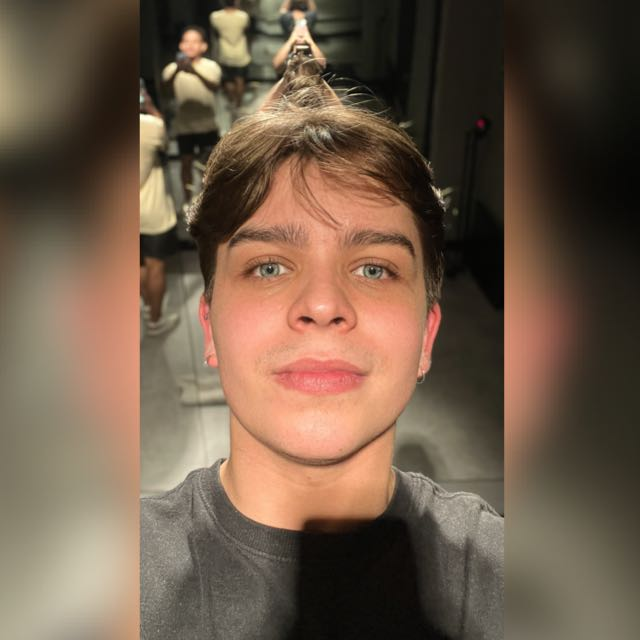
#> input picture images/foto.jpg, 640 x 640 px
$ python watershed_edge.py ../images/foto.jpg
#> lines starting #> are read from the running program, lines starting #| are printed output that depends on the picture; after the words box and inside, x2 and y2 are one past the last pixel; in counts of white or black regions, pixels touching at a corner belong together
#!/usr/bin/env python3
from PIL import Image
import sys
import numpy as np
import matplotlib.pyplot as plt

# Parâmetro: porcentagem do background (em relação ao gradiente máximo)
BACKGROUND_PERCENTAGE = 0.1

def show_images(original, edges):
    """
    Exibe a imagem original e a imagem processada lado a lado.
    """
    plt.figure(figsize=(12, 6))

    plt.subplot(1, 2, 1)
    plt.title("Imagem Original")
    plt.imshow(original, cmap='gray')
    plt.axis('off')

    plt.subplot(1, 2, 2)
    plt.title("Bordas (Watershed)")
    plt.imshow(edges, cmap='gray')
    plt.axis('off')

    plt.tight_layout()
    plt.show()

def image_to_matrix(image):
    """
    Converte a imagem em um array numpy de intensidades.
    """
    return np.array(image)

def compute_gradient(matrix):
    """
    Calcula o gradiente da imagem utilizando a diferença entre os pixels vizinhos.
    """
    grad_x = np.diff(matrix, axis=1, append=0)  # Gradiente no eixo X
    grad_y = np.diff(matrix, axis=0, append=0)  # Gradiente no eixo Y
    grad = np.abs(grad_x) + np.abs(grad_y)      # Gradiente total
    return grad

def get_neighbors(x, y, width, height):
    """
    Retorna os vizinhos (8-conectividade) de um pixel (x, y).
    """
    neighbors = []
    for dy in [-1, 0, 1]:
        for dx in [-1, 0, 1]:
            if dx == 0 and dy == 0:
                continue
            nx, ny = x + dx, y + dy
            if 0 <= nx < width and 0 <= ny < height:
                neighbors.append((nx, ny))
    return neighbors

def flood_fill(x, y, label, grad, threshold, labels):
    """
    Preenche a região com o rótulo fornecido usando flood fill.
    """
    height, width = grad.shape
    queue = [(x, y)]
    labels[y, x] = label
    while queue:
        cx, cy = queue.pop(0)  # Remoção FIFO
        for nx, ny in get_neighbors(cx, cy, width, height):
            if labels[ny, nx] == -1 and grad[ny, nx] < threshold:
                labels[ny, nx] = label
                queue.append((nx, ny))

def watershed_segmentation(image_path):
    """
    Realiza a segmentação Watershed na imagem.
    """
#> called with image_path = '../images/foto.jpg'
    # Carregar a imagem
    img = Image.open(image_path)
#> img is the input picture: PIL image 640x640 RGB; mean R, G, B 111.7, 91.1, 73.2
    if img.mode != "L":
        img = img.convert("L")
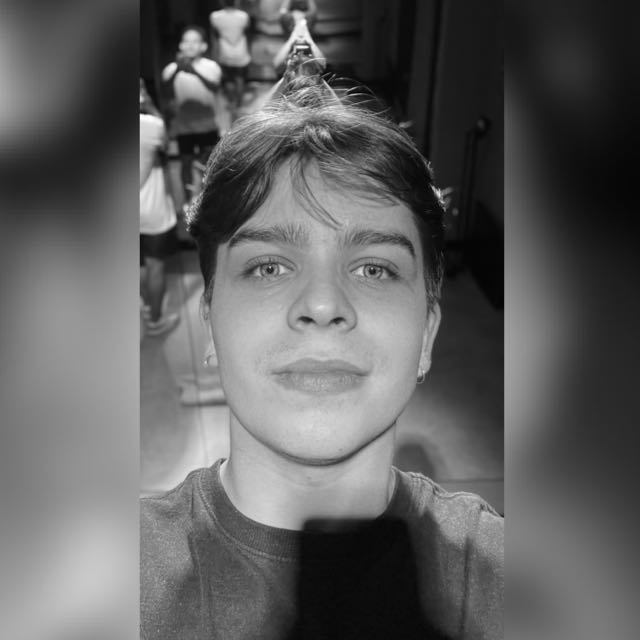
#> img: PIL image 640x640 L; min 0, max 253, mean 95.2

    matrix = image_to_matrix(img)
    height, width = matrix.shape
#> height = 640; width = 640

    # Calcular o gradiente
    grad = compute_gradient(matrix)
#> in compute_gradient, `grad_x = np.diff(matrix, axis=1, append=0)`:
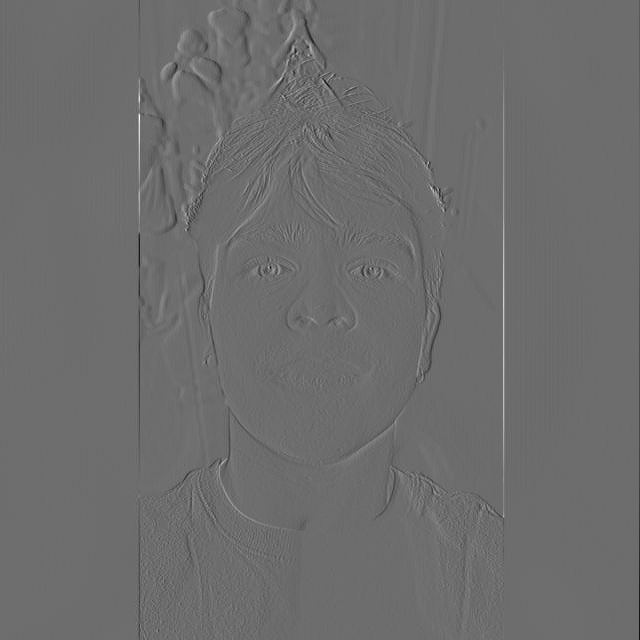
#> grad_x: shape (640, 640) int64; min -121, max 161, mean -0.2; drawn with min black and max white
#> in compute_gradient, `grad_y = np.diff(matrix, axis=0, append=0)`:
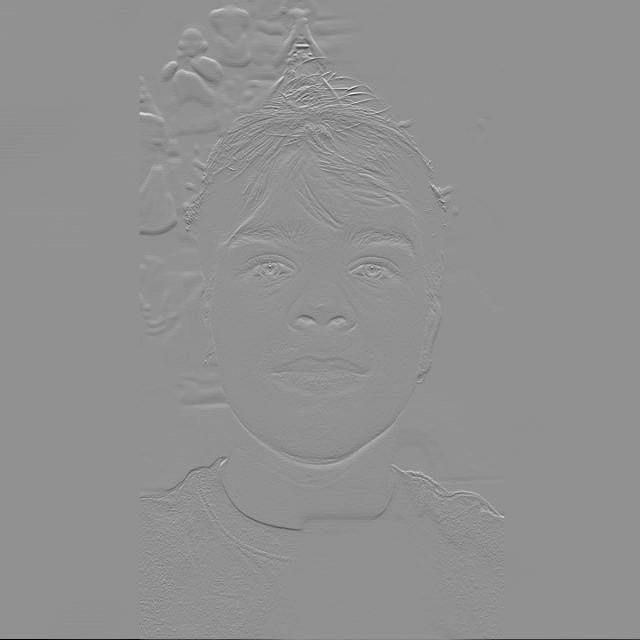
#> grad_y: shape (640, 640) int64; min -174, max 132, mean -0.1; drawn with min black and max white
#> in compute_gradient, `grad = np.abs(grad_x) + np.abs(grad_y)`:
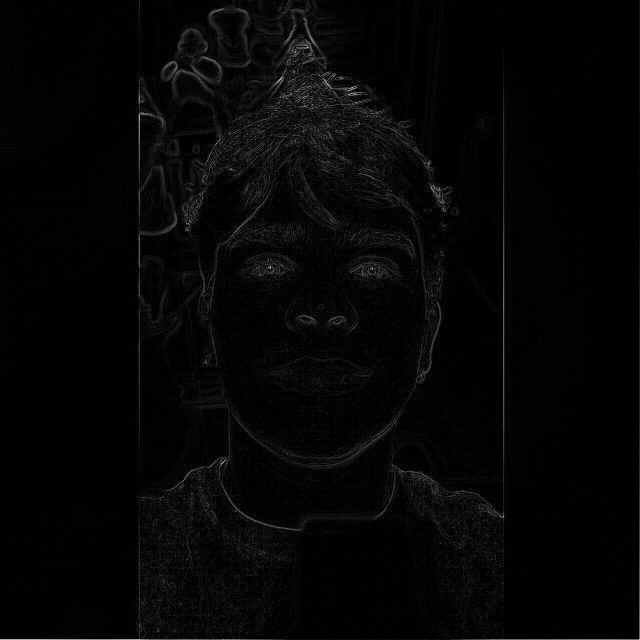
#> grad: shape (640, 640) int64; min 0, max 210, mean 5.4
    max_grad = np.max(grad)
#> max_grad = 210
    threshold = BACKGROUND_PERCENTAGE * max_grad
#> threshold = 21

    # Inicializa a matriz de rótulos (-1 significa não processado)
    labels = -np.ones((height, width), dtype=int)
    next_label = 1  # labels positivos para regiões, 0 para watershed (bordas)

    # Marcar os marcadores (regiões de background) onde o gradiente é baixo
    for y in range(height):
        for x in range(width):
            if grad[y, x] < threshold and labels[y, x] == -1:
                flood_fill(x, y, next_label, grad, threshold, labels)
                next_label += 1
#> after the loop, next_label = 366

    # Criar uma lista de pixels não marcados, ordenados pelo valor do gradiente
    pixel_list = [(grad[y, x], x, y) for y in range(height) for x in range(width) if labels[y, x] == -1]
#> pixel_list = 25230 items
    pixel_list.sort(key=lambda t: t[0])

    # Inundação: define a linha de watershed (bordas) onde há conflito de rótulos
    WATERSHED = 0
    for g, x, y in pixel_list:
        neighbor_labels = set(labels[ny, nx] for nx, ny in get_neighbors(x, y, width, height) if labels[ny, nx] != -1)
        if len(neighbor_labels) == 0:
            continue
        elif len(neighbor_labels) == 1:
            labels[y, x] = neighbor_labels.pop()
        else:
            labels[y, x] = WATERSHED
#> this loop made 25230 passes
#> (x, y) on passes 1 to 3: (291, 0), (308, 0), (639, 0)
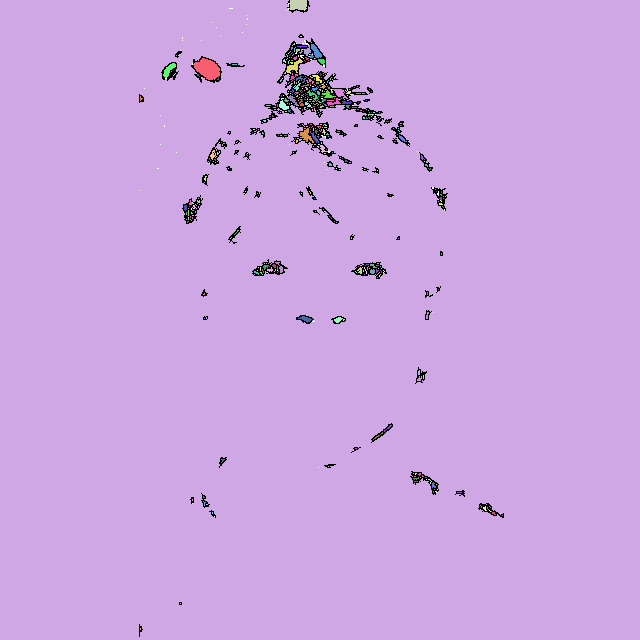
#> labels: shape (640, 640) int64; 367 distinct labels, from -1 to 365; one colour per label, 0 black, -1 white

    # Criar a imagem de saída: pixels com label 0 serão pretos (bordas)
    out_img = Image.fromarray(np.uint8(labels == WATERSHED) * 255)
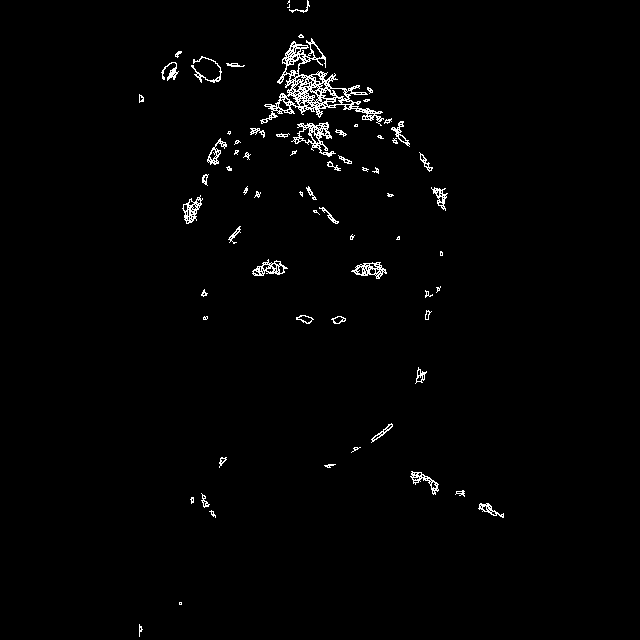
#> out_img: PIL image 640x640 L; 1.5% white in thin lines or dots, all inside (x1, y1, x2, y2) = (139, 0, 504, 637)

    # Exibir a imagem original e a imagem de bordas lado a lado
    show_images(img, out_img)

if __name__ == "__main__":
    if len(sys.argv) < 2:
        print("Uso: {} caminho_da_imagem".format(sys.argv[0]))
        sys.exit(1)
    image_path = sys.argv[1]
    watershed_segmentation(image_path)

$ run again, on images/imagem.png
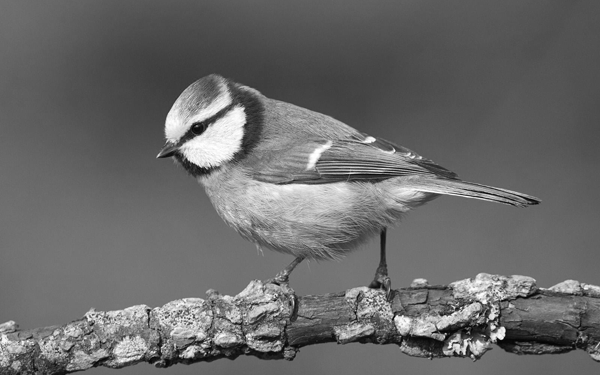
#> input picture images/imagem.png, 600 x 375 px
#> in watershed_segmentation, img is the input picture: PIL image 600x375 RGBA; mean R, G, B, A 105.3, 105.3, 105.3, 255
#> img: PIL image 600x375 L
#> max_grad = 277
#> threshold = 27.7
#> after the loop in watershed_segmentation, `for y in range(height):`: next_label = 1356
#> pixel_list = 36526 items
#> the loop in watershed_segmentation, `for g, x, y in pixel_list:` made 36526 passes
#> (x, y) on passes 1 to 3: (214, 74), (220, 75), (213, 80)
#> after the loop in watershed_segmentation, `for g, x, y in pixel_list:`:
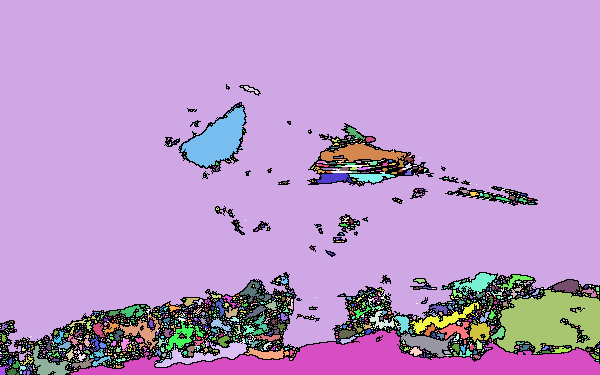
#> labels: shape (375, 600) int64; 1357 distinct labels, from -1 to 1355; one colour per label, 0 black, -1 white
#> in watershed_segmentation, `out_img = Image.fromarray(np.uint8(labels == WATERSHED) * 255)`:
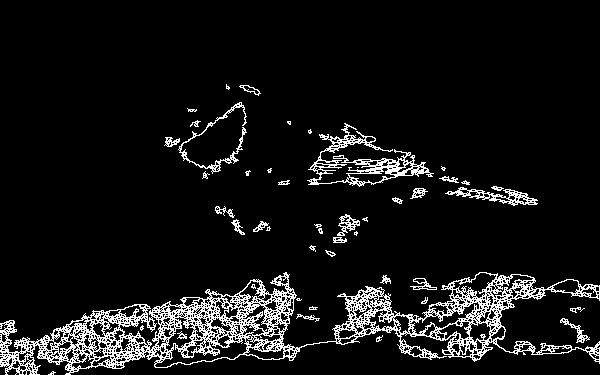
#> out_img: PIL image 600x375 L; 8.3% white in thin lines or dots, all inside (x1, y1, x2, y2) = (0, 84, 600, 375)

$ run again, on images/imagem2.png
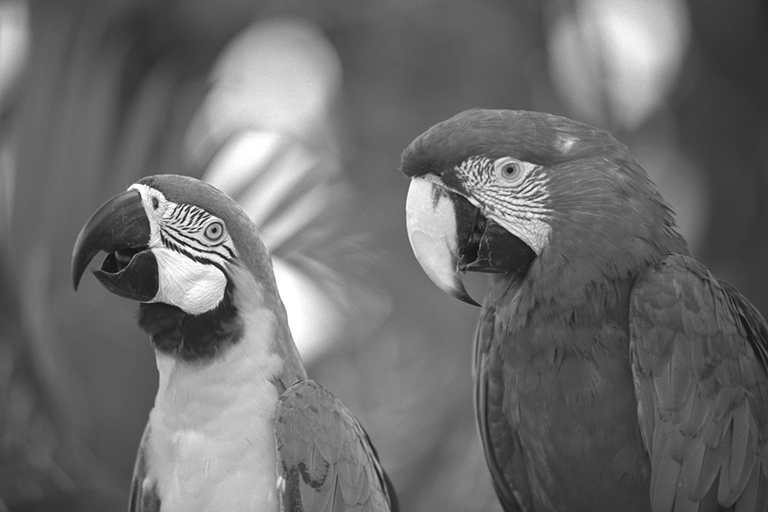
#> input picture images/imagem2.png, 768 x 512 px
#> in watershed_segmentation, img is the input picture: PIL image 768x512 L; min 14, max 255, mean 109
#> max_grad = 316
#> threshold = 31.6
#> after the loop in watershed_segmentation, `for y in range(height):`: next_label = 333
#> pixel_list = 14919 items, first 6: (42, 767, 0), (40, 767, 1), (40, 767, 2), (41, 767, 3), (42, 767, 4), (40, 767, 5)
#> the loop in watershed_segmentation, `for g, x, y in pixel_list:` made 14919 passes
#> (x, y) on passes 1 to 3: (507, 108), (465, 109), (487, 109)
#> after the loop in watershed_segmentation, `for g, x, y in pixel_list:`:
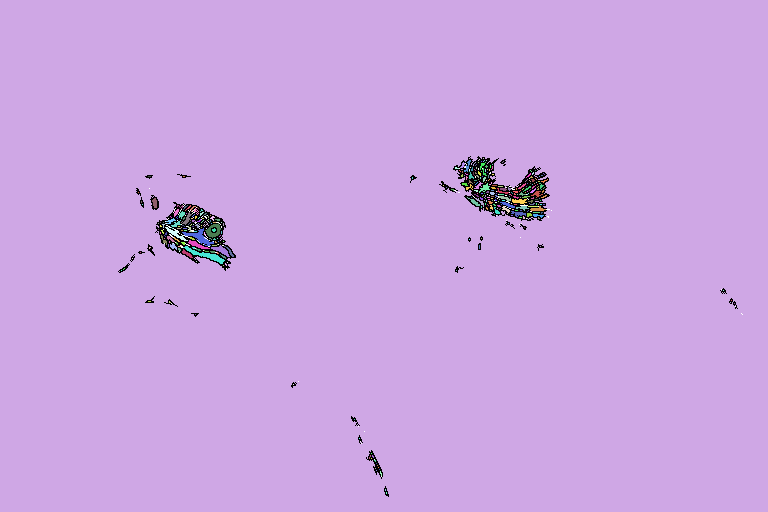
#> labels: shape (512, 768) int64; 334 distinct labels, from -1 to 332; one colour per label, 0 black, -1 white
#> in watershed_segmentation, `out_img = Image.fromarray(np.uint8(labels == WATERSHED) * 255)`:
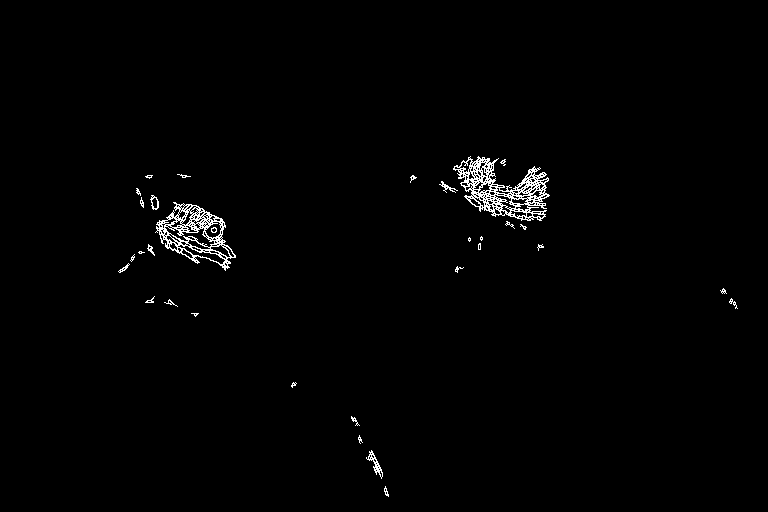
#> out_img: PIL image 768x512 L; 1.2% white in thin lines or dots, all inside (x1, y1, x2, y2) = (118, 156, 738, 497)
